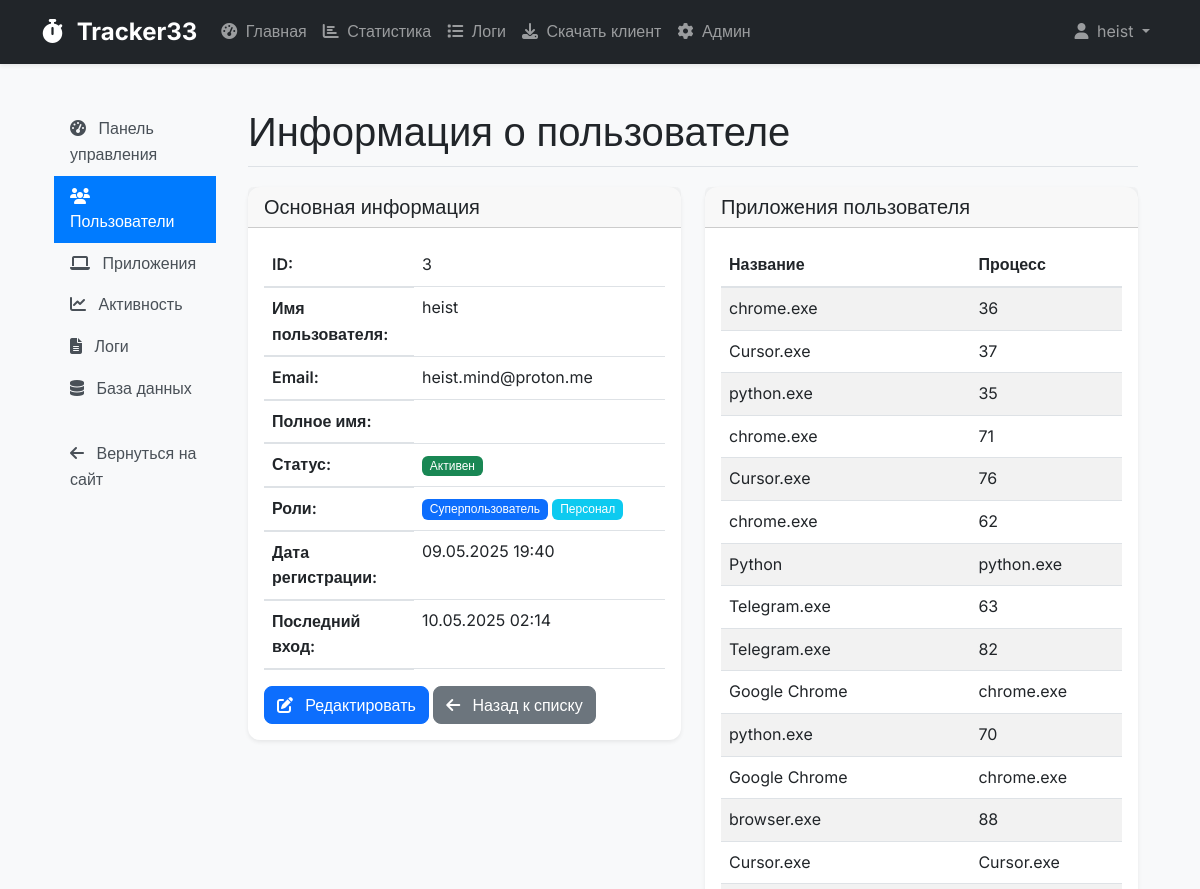
The app's page /admin-panel/users/3/ (signed in, upper part), older data.
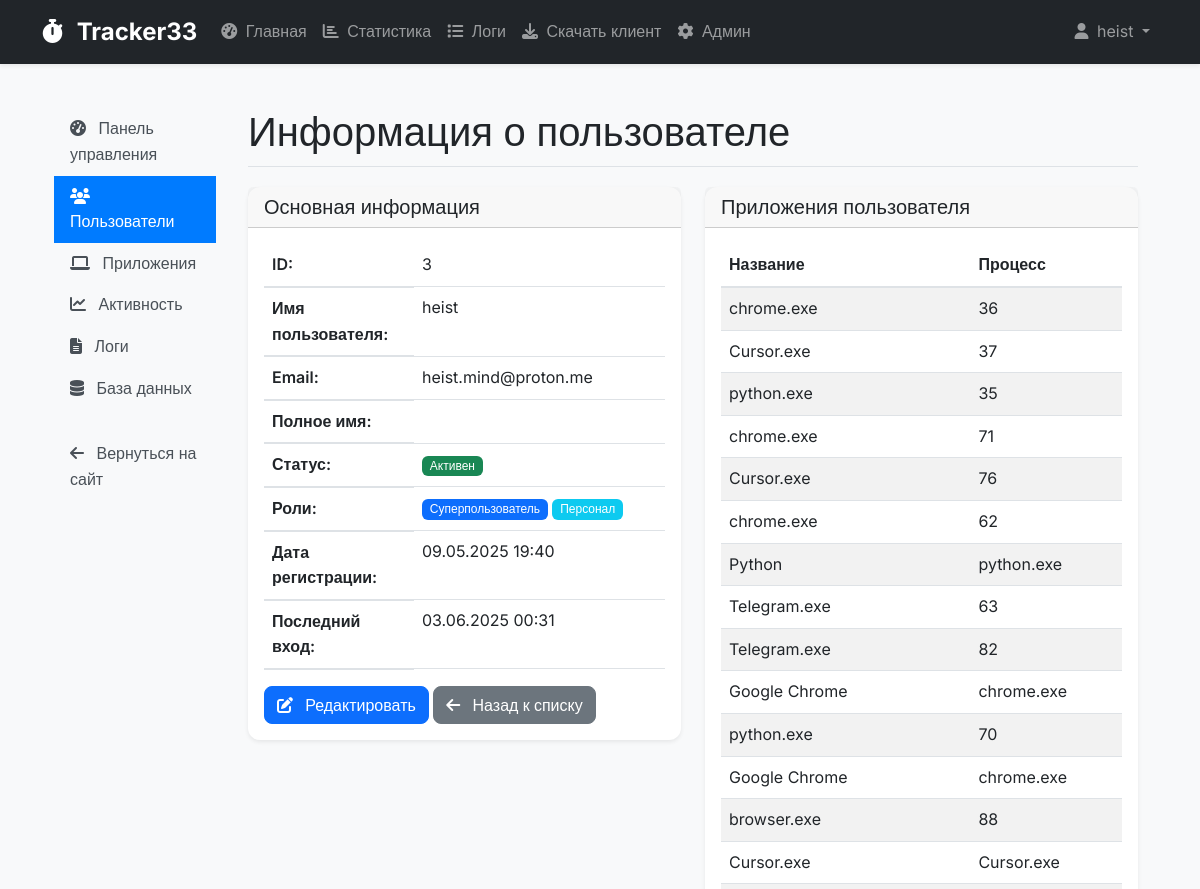
The same page, newer data.
### users/models.py (models this page shows, shortened)
class CustomUser(AbstractUser):
    groups = models.ManyToManyField(
        'auth.Group',
        verbose_name='groups',
        blank=True,
        help_text='The groups this user belongs to.',
        related_name='custom_user_set',
        related_query_name='custom_user'
    )
    user_permissions = models.ManyToManyField(
        'auth.Permission',
        verbose_name='user permissions',
        blank=True,
        help_text='Specific permissions for this user.',
        related_name='custom_user_set',
        related_query_name='custom_user'
    )
    department = models.CharField(max_length=100, verbose_name='Отдел')
    position = models.CharField(max_length=100, verbose_name='Должность')
    is_active_tracking = models.BooleanField(default=True, verbose_name='Активное отслеживание')
    class Meta:
        verbose_name = 'Пользователь'
        verbose_name_plural = 'Пользователи'

### admin_panel/views.py (the view)
# urls.py: path('users/<int:pk>/', views.UserDetailView.as_view(), name='user_detail'),
class UserDetailView(LoginRequiredMixin, SuperUserRequiredMixin, DetailView):
    model = CustomUser
    template_name = 'admin_panel/user_detail.html'
    context_object_name = 'user_obj'
    def get_context_data(self, **kwargs):
        context = super().get_context_data(**kwargs)
        user = self.get_object()
        context['activities'] = UserActivity.objects.filter(user=user).order_by('-start_time')[:20]
        context['applications'] = Application.objects.filter(
            useractivity__user=user
        ).annotate(
            activity_count=Count('useractivity')
        ).order_by('-activity_count').distinct()
        return context

### admin_panel/views.py (called while the page is built)
    def test_func(self):
        return self.request.user.is_superuser

### tracking/logging.py (called while the page is built)
    @staticmethod
    def log_view_performance(view_name, response_time, status_code):
        log_data = {
            'timestamp': datetime.now().isoformat(),
            'view_name': view_name,
            'response_time': response_time,
            'status_code': status_code
        }
        performance_logger.info(json.dumps(log_data))

### templates/admin_panel/user_detail.html (shortened to what this page needs)
{% extends 'admin_panel/base_admin.html' %}
{% block admin_content %}
<h1 class="admin-title">Информация о пользователе</h1>
<div class="row mb-4">
    <div class="col-md-6">
        <div class="card">
            <div class="card-header">
                <h5 class="card-title mb-0">Основная информация</h5>
            </div>
            <div class="card-body">
                <table class="table">
                    <tr>
                        <th style="width: 150px;">ID:</th>
                        <td>{{ user_obj.id }}</td>
                    </tr>
                    <tr>
                        <th>Имя пользователя:</th>
                        <td>{{ user_obj.username }}</td>
                    </tr>
                    <tr>
                        <th>Email:</th>
                        <td>{{ user_obj.email }}</td>
                    </tr>
                    <tr>
                        <th>Полное имя:</th>
                        <td>{{ user_obj.get_full_name }}</td>
                    </tr>
                    <tr>
                        <th>Статус:</th>
                        <td>
                            {% if user_obj.is_active %}
                                <span class="badge bg-success">Активен</span>
                            {% else %}
                                <span class="badge bg-danger">Неактивен</span>
                            {% endif %}
                        </td>
                    </tr>
                    <tr>
                        <th>Роли:</th>
                        <td>
                            {% if user_obj.is_superuser %}
                                <span class="badge bg-primary">Суперпользователь</span>
                            {% endif %}
                            {% if user_obj.is_staff %}
                                <span class="badge bg-info">Персонал</span>
                            {% endif %}
                        </td>
                    </tr>
                    <tr>
                        <th>Дата регистрации:</th>
                        <td>{{ user_obj.date_joined|date:"d.m.Y H:i" }}</td>
                    </tr>
                    <tr>
                        <th>Последний вход:</th>
                        <td>{{ user_obj.last_login|date:"d.m.Y H:i" }}</td>
                    </tr>
                </table>
                <div class="mt-3">
                    <a href="{% url 'admin_panel:user_edit' user_obj.pk %}" class="btn btn-primary">
                        <i class="fas fa-edit me-2"></i> Редактировать
                    </a>
                    <a href="{% url 'admin_panel:users' %}" class="btn btn-secondary">
                        <i class="fas fa-arrow-left me-2"></i> Назад к списку
                    </a>
                </div>
            </div>
        </div>
    </div>
    <div class="col-md-6">
        <div class="card">
            <div class="card-header">
                <h5 class="card-title mb-0">Приложения пользователя</h5>
            </div>
            <div class="card-body">
                <div class="table-responsive">
                    <table class="table table-striped">
                        <thead>
                            <tr>
                                <th>Название</th>
                                <th>Процесс</th>
                                <th>Активностей</th>
                            </tr>
                        </thead>
                        <tbody>
                            {% for app in applications %}
                            <tr>
                                <td>{{ app.name }}</td>
                                <td>{{ app.process_name }}</td>
                                <td>{{ app.activity_count }}</td>
                            </tr>
                            {% empty %}
                            <tr>
                                <td colspan="4" class="text-center">Нет приложений</td>
                            </tr>
                            {% endfor %}
                        </tbody>
                    </table>
                </div>
            </div>
        </div>
    </div>
</div>
{% endblock %}

### templates/base.html (shortened to what this page needs)
<!DOCTYPE html>
<html lang="ru">
<head>
    <link href="https://cdn.jsdelivr.net/npm/bootstrap@5.3.0/dist/css/bootstrap.min.css" rel="stylesheet">
    <link rel="stylesheet" href="https://cdnjs.cloudflare.com/ajax/libs/font-awesome/6.4.0/css/all.min.css">
</head>
<body>
    <nav class="navbar navbar-expand-lg navbar-dark bg-dark shadow-sm">
        <div class="container">
            <a class="navbar-brand" href="/">
                <i class="fas fa-stopwatch me-2"></i>
                Tracker33
            </a>
            <div class="collapse navbar-collapse" id="navbarNav">
                <ul class="navbar-nav me-auto">
                    {% if user.is_authenticated %}
                        <li class="nav-item">
                            <a class="nav-link" href="{% url 'dashboard' %}">
                                <i class="fas fa-tachometer-alt me-1"></i>
                                Главная
                            </a>
                        </li>
                        <li class="nav-item">
                            <a class="nav-link" href="{% url 'statistics' %}">
                                <i class="fas fa-chart-bar me-1"></i>
                                Статистика
                            </a>
                        </li>
                        <li class="nav-item">
                            <a class="nav-link" href="{% url 'logs' %}">
                                <i class="fas fa-list me-1"></i>
                                Логи
                            </a>
                        </li>
                        <li class="nav-item">
                            <a class="nav-link" href="{% url 'download_tracker' %}">
                                <i class="fas fa-download me-1"></i>
                                Скачать клиент
                            </a>
                        </li>
                        {% if user.is_staff %}
                        <li class="nav-item">
                            <a class="nav-link" href="/admin/">
                                <i class="fas fa-cog me-1"></i>
                                Админ
                            </a>
                        </li>
                        {% endif %}
                    {% endif %}
                </ul>
                <ul class="navbar-nav">
                    {% if user.is_authenticated %}
                        <li class="nav-item dropdown">
                            <a class="nav-link dropdown-toggle" href="#" id="navbarDropdown" role="button" data-bs-toggle="dropdown">
                                <i class="fas fa-user me-1"></i>
                                {{ user.username }}
                            </a>
                        </li>
                    {% endif %}
                </ul>
            </div>
        </div>
    </nav>
    <main class="container mt-4 mb-5">
        {% block content %}{% endblock %}
    </main>
</body>
</html>

Row changes from the older to the newer data that the page shows:
changed CustomUser "heist": last_login "10.05.2025 02:14" → "03.06.2025 00:31"
